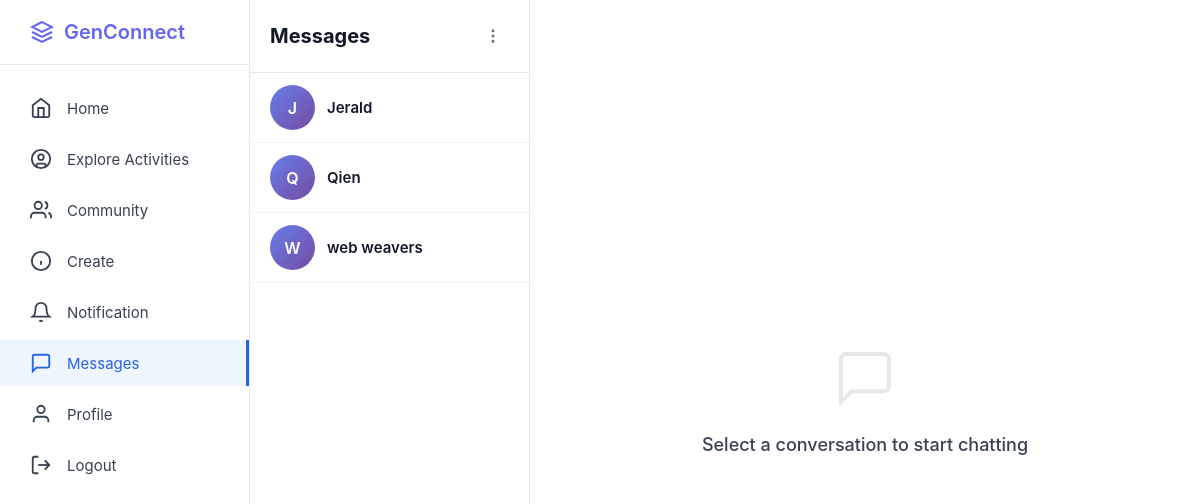
Page /messages (signed in) on the committed database.
### app.py (models this page shows, shortened)
class User(db.Model):
    __tablename__ = 'users'
    id = db.Column(db.Integer, primary_key=True)
    username = db.Column(db.String(80), unique=True, nullable=False)
    email = db.Column(db.String(120), unique=True, nullable=False)
    fullname = db.Column(db.String(100), nullable=True)
    password_hash = db.Column(db.String(255), nullable=False)
    bio = db.Column(db.Text, nullable=True)
    interests = db.Column(db.String(255), nullable=True)
    profile_picture = db.Column(db.String(255), default='default.jpg')
    banner_image = db.Column(db.String(255), default='default_banner.jpg')
    member_type = db.Column(db.String(50), default='Youth Member')
    created_at = db.Column(db.DateTime, default=datetime.utcnow)
    posts = db.relationship('Post', backref='author', lazy=True, cascade='all, delete-orphan')
    comments = db.relationship('Comment', backref='author', lazy=True, cascade='all, delete-orphan')
    likes = db.relationship('Like', backref='user', lazy=True, cascade='all, delete-orphan')
    community_memberships = db.relationship('CommunityMember', backref='user', lazy=True, cascade='all, delete-orphan')
    sent_messages = db.relationship('Message', foreign_keys='Message.sender_id', backref='sender', lazy='dynamic', cascade='all, delete-orphan')
    received_messages = db.relationship('Message', foreign_keys='Message.receiver_id', backref='receiver', lazy='dynamic', cascade='all, delete-orphan')
    contacts_initiated = db.relationship('Contact', foreign_keys='Contact.user_id', backref='user', lazy='dynamic', cascade='all, delete-orphan')
    contacts_received = db.relationship('Contact', foreign_keys='Contact.contact_user_id', backref='contact_user', lazy='dynamic', cascade='all, delete-orphan')
    followers = db.relationship('Follow', foreign_keys='Follow.followed_id', backref='followed_user', lazy='dynamic', cascade='all, delete-orphan')
    following = db.relationship('Follow', foreign_keys='Follow.follower_id', backref='follower_user', lazy='dynamic', cascade='all, delete-orphan')
    def get_contacts(self):
        contacts = Contact.query.filter(or_(and_(Contact.user_id == self.id, Contact.status == 'accepted'), and_(Contact.contact_user_id == self.id, Contact.status == 'accepted'))).all()
        contact_users = []
        for contact in contacts:
            if contact.user_id == self.id: contact_users.append(contact.contact_user)
            else: contact_users.append(contact.user)
        return contact_users

class Community(db.Model):
    __tablename__ = 'communities'
    id = db.Column(db.Integer, primary_key=True)
    name = db.Column(db.String(100), nullable=False)
    description = db.Column(db.Text, nullable=True)
    image_url = db.Column(db.String(255), nullable=True)
    creator_id = db.Column(db.Integer, db.ForeignKey('users.id'), nullable=False)
    created_at = db.Column(db.DateTime, default=datetime.utcnow)
    memberships = db.relationship('CommunityMember', backref='community', lazy=True, cascade='all, delete-orphan')

### app.py (the view)
@app.route('/messages')
def messages():
    if 'user_id' not in session: return redirect(url_for('login'))
    current_user = User.query.get(session['user_id'])
    if not current_user: return redirect(url_for('login'))
    contacts = current_user.get_contacts()
    groups = Community.query.join(CommunityMember).filter(CommunityMember.user_id == current_user.id).all()
    conversations = []
    for c in contacts: conversations.append({'id': c.id, 'name': c.username, 'is_group': False})
    for g in groups: conversations.append({'id': g.id, 'name': g.name, 'is_group': True})
    return render_template('messages.html', conversations=conversations, current_user=current_user, contacts=contacts)

### templates/messages.html (shortened to what this page needs)
<!DOCTYPE html>
<html lang="en">
<head>
</head>
<body>
<div class="container">
    <aside class="sidebar">
        <div class="sidebar-logo">
            <a href="/" class="logo">
                <svg width="24" height="24" viewBox="0 0 24 24" fill="none" stroke="currentColor" stroke-width="2"><path d="M12 2L2 7l10 5 10-5-10-5z"/><path d="M2 17l10 5 10-5"/><path d="M2 12l10 5 10-5"/></svg><span>GenConnect</span>
            </a>
        </div>
        <ul class="sidebar-nav">
            <li><a href="/home"><svg width="22" height="22" viewBox="0 0 24 24" fill="none" stroke="currentColor" stroke-width="2"><path d="m3 9 9-7 9 7v11a2 2 0 0 1-2 2H5a2 2 0 0 1-2-2z"/><polyline points="9 22 9 12 15 12 15 22"/></svg><span>Home</span></a></li>
            <li><a href="#"><svg width="22" height="22" viewBox="0 0 24 24" fill="none" stroke="currentColor" stroke-width="2"><circle cx="12" cy="12" r="10"/><circle cx="12" cy="10" r="3"/><path d="M7 20.662V19a2 2 0 0 1 2-2h6a2 2 0 0 1 2 2v1.662"/></svg><span>Explore Activities</span></a></li>
            <li><a href="#"><svg width="22" height="22" viewBox="0 0 24 24" fill="none" stroke="currentColor" stroke-width="2"><path d="M17 21v-2a4 4 0 0 0-4-4H5a4 4 0 0 0-4 4v2"/><circle cx="9" cy="7" r="4"/><path d="M23 21v-2a4 4 0 0 0-3-3.87"/><path d="M16 3.13a4 4 0 0 1 0 7.75"/></svg><span>Community</span></a></li>
            <li><a href="#"><svg width="22" height="22" viewBox="0 0 24 24" fill="none" stroke="currentColor" stroke-width="2"><circle cx="12" cy="12" r="10"/><line x1="12" y1="16" x2="12" y2="12"/><line x1="12" y1="8" x2="12.01" y2="8"/></svg><span>Create</span></a></li>
            <li><a href="/notifications"><svg width="22" height="22" viewBox="0 0 24 24" fill="none" stroke="currentColor" stroke-width="2"><path d="M18 8A6 6 0 0 0 6 8c0 7-3 9-3 9h18s-3-2-3-9"/><path d="M13.73 21a2 2 0 0 1-3.46 0"/></svg><span>Notification</span></a></li>
            <li><a href="/messages" class="active"><svg width="22" height="22" viewBox="0 0 24 24" fill="none" stroke="currentColor" stroke-width="2"><path d="M21 15a2 2 0 0 1-2 2H7l-4 4V5a2 2 0 0 1 2-2h14a2 2 0 0 1 2 2z"/></svg><span>Messages</span></a></li>
            <li><a href="/profile"><svg width="22" height="22" viewBox="0 0 24 24" fill="none" stroke="currentColor" stroke-width="2"><path d="M20 21v-2a4 4 0 0 0-4-4H8a4 4 0 0 0-4 4v2"/><circle cx="12" cy="7" r="4"/></svg><span>Profile</span></a></li>
            <li><a href="/logout"><svg width="22" height="22" viewBox="0 0 24 24" fill="none" stroke="currentColor" stroke-width="2"><path d="M9 21H5a2 2 0 0 1-2-2V5a2 2 0 0 1 2-2h4"/><polyline points="16 17 21 12 16 7"/><line x1="21" y1="12" x2="9" y2="12"/></svg><span>Logout</span></a></li>
        </ul>
    </aside>
    <div class="messages-container">
        <div class="conversations-sidebar">
            <div class="conversations-header">
                <h2>Messages</h2>
                <div class="header-icon" id="conversationMenuBtn" title="More Options" onclick="toggleDropdown('conversationMenu')"><svg width="18" height="18" viewBox="0 0 24 24" fill="none" stroke="currentColor" stroke-width="2"><circle cx="12" cy="12" r="1"/><circle cx="12" cy="5" r="1"/><circle cx="12" cy="19" r="1"/></svg></div>
            </div>
            <div class="conversations-list">
                {% if conversations %}
                    {% for conv in conversations %}
                    <a href="/messages/{{ conv.id }}?is_group={{ 'true' if conv.is_group else 'false' }}" class="conversation-item">
                        <div class="conversation-avatar">{{ conv.name[0].upper() }}</div>
                        <div class="conversation-name">{{ conv.name }}</div>
                    </a>
                    {% endfor %}
                {% else %}
                    <div style="padding: 20px; text-align: center; color: #9ca3af;">No conversations yet.</div>
                {% endif %}
            </div>
        </div>
        <div class="empty-state">
            <div class="empty-icon">
                <svg viewBox="0 0 24 24" fill="none" stroke="currentColor" stroke-width="1.5"><path d="M21 15a2 2 0 0 1-2 2H7l-4 4V5a2 2 0 0 1 2-2h14a2 2 0 0 1 2 2z"/></svg>
            </div>
            <div class="empty-text">Select a conversation to start chatting</div>
        </div>
    </div>
</div>
</body>
</html>

### templates/messages.html (style rules this page uses)
* { margin: 0; padding: 0; box-sizing: border-box; }
body { font-family: -apple-system, BlinkMacSystemFont, 'Segoe UI', Roboto, sans-serif; background-color: #f5f5f5; }
.container { display: flex; height: 100vh; }
.sidebar { position: fixed; left: 0; top: 0; width: 250px; height: 100vh; background-color: white; border-right: 1px solid #e5e7eb; padding: 20px 0; z-index: 100; }
.sidebar-logo { padding: 0 30px 20px; border-bottom: 1px solid #e5e7eb; margin-bottom: 20px; }
.logo { display: flex; align-items: center; gap: 10px; font-size: 20px; font-weight: 600; color: #6366f1; text-decoration: none; }
.sidebar-nav { list-style: none; }
.sidebar-nav li { margin: 5px 0; }
.sidebar-nav a { display: flex; align-items: center; gap: 15px; padding: 12px 30px; text-decoration: none; color: #374151; transition: all 0.2s; font-size: 15px; }
.sidebar-nav a.active { background-color: #eff6ff; color: #2563eb; border-right: 3px solid #2563eb; }
.sidebar-nav svg { width: 22px; height: 22px; }
.messages-container { margin-left: 250px; flex: 1; display: flex; height: 100vh; background-color: #f9fafb; }
.conversations-sidebar { width: 280px; background: white; border-right: 1px solid #e5e7eb; display: flex; flex-direction: column; position: relative; }
.conversations-header { padding: 20px; border-bottom: 1px solid #e5e7eb; display: flex; justify-content: space-between; align-items: center; }
.conversations-header h2 { font-size: 20px; font-weight: 700; color: #111827; }
.header-icon { width: 32px; height: 32px; border-radius: 50%; display: flex; align-items: center; justify-content: center; cursor: pointer; transition: background-color 0.2s; color: #6b7280; }
.conversations-list { flex: 1; overflow-y: auto; }
.conversation-item { display: flex; align-items: center; gap: 12px; padding: 12px 20px; border-bottom: 1px solid #f3f4f6; text-decoration: none; color: inherit; cursor: pointer; }
.conversation-avatar { width: 45px; height: 45px; border-radius: 50%; background: linear-gradient(135deg, #667eea 0%, #764ba2 100%); display: flex; align-items: center; justify-content: center; color: white; font-weight: 600; font-size: 16px; flex-shrink: 0; }
.conversation-name { font-weight: 600; color: #111827; font-size: 15px; }
.empty-state { flex: 1; display: flex; flex-direction: column; align-items: center; justify-content: center; color: #6b7280; background: white; }
.empty-icon svg { width: 64px; height: 64px; color: #e5e7eb; margin-bottom: 20px; }
.empty-text { font-size: 18px; font-weight: 500; color: #374151; }

### rows in the picture
User: username "J", name "Jerald"
User: username "Q", name "Qien"
Community: name "W", name "web weavers"
